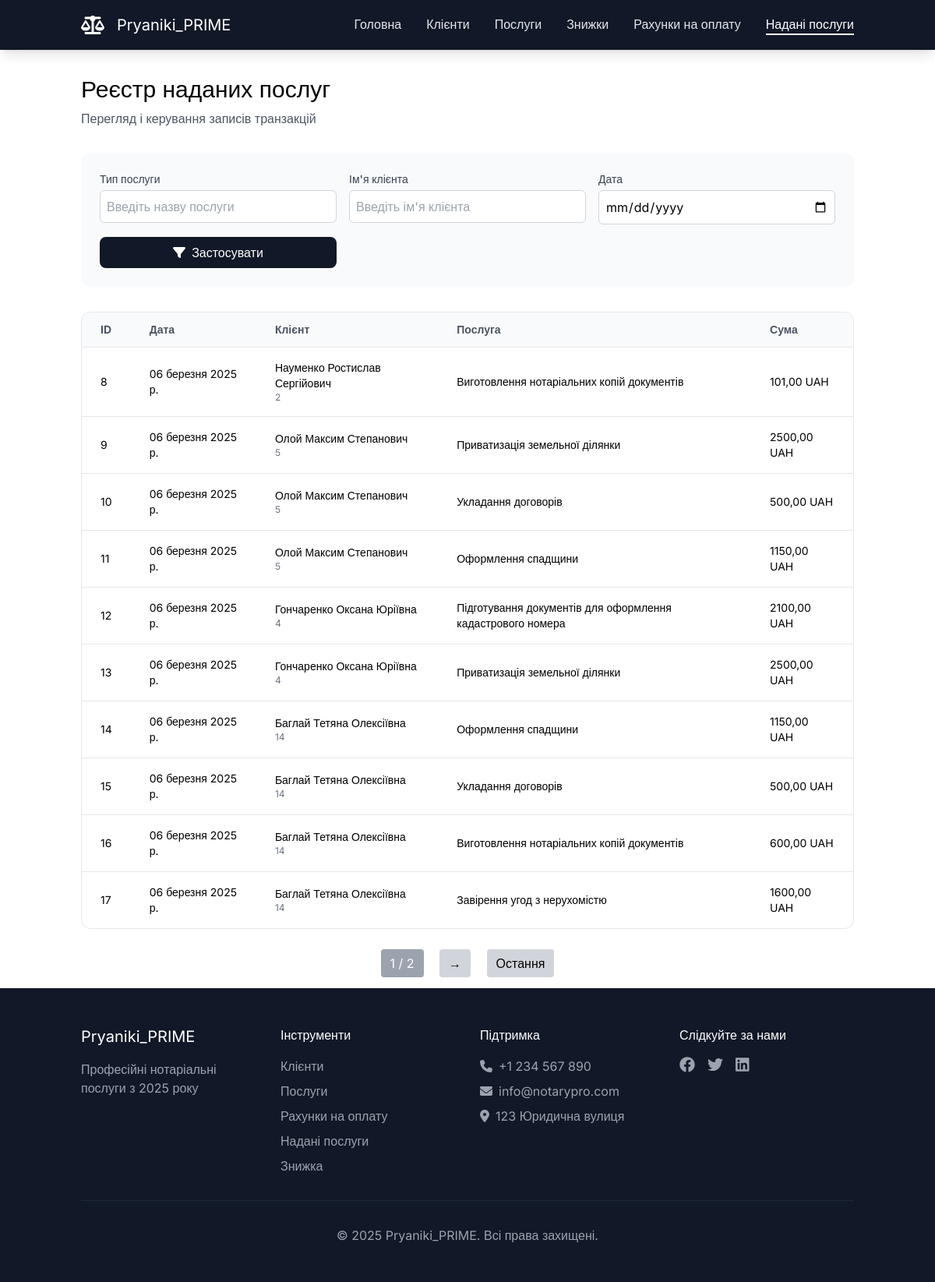
Page /provided_services (signed in) on the committed database.
### RealAgency/models.py (models this page shows)
class ProvidedService(models.Model):
    invoice = models.ForeignKey(Invoice, on_delete=models.CASCADE)
    service = models.ForeignKey(Service, on_delete=models.CASCADE)
    amount = models.IntegerField()
    price = models.DecimalField(max_digits=19, decimal_places=2)
    pdv = models.IntegerField()
    total_no_pdv = models.DecimalField(max_digits=19, decimal_places=2)
    total_pdv = models.DecimalField(max_digits=19, decimal_places=2)

class Invoice(models.Model):
    client = models.ForeignKey(Client, on_delete=models.CASCADE)
    date = models.DateField()
    code = models.CharField(max_length=255)
    invoice_file_path = models.CharField(max_length=255)
    commission = models.IntegerField()
    discount = models.IntegerField()
    pdv = models.IntegerField()
    commission_amount_no_pdv = models.DecimalField(max_digits=19, decimal_places=2)
    services_total_no_pdv = models.DecimalField(max_digits=19, decimal_places=2)
    total_no_pdv = models.DecimalField(max_digits=19, decimal_places=2)
    total_pdv = models.DecimalField(max_digits=19, decimal_places=2)

class Client(models.Model):
    client_type = models.ForeignKey(ClientType, on_delete=models.CASCADE)
    name = models.CharField(max_length=255)
    address = models.CharField(max_length=255)
    phone = models.CharField(max_length=255)
    email = models.CharField(max_length=255)
    passport_id = models.CharField(max_length=255, null=True, blank=True)
    iin = models.CharField(max_length=255, null=True, blank=True)
    edrpou = models.CharField(max_length=255, null=True, blank=True)

class Service(models.Model):
    name = models.CharField(max_length=255)
    description = models.CharField(max_length=255)
    unit = models.CharField(max_length=255)
    price = models.DecimalField(max_digits=19, decimal_places=2)

### RealAgency/views.py (the view)
        def _wrapped_view(request, *args, **kwargs):
            if not request.user.is_authenticated:
                return redirect('login')
            if not any(group.name in roles for group in request.user.groups.all()):
                raise PermissionDenied("You are not permitted to perform this action.")
            return view_func(request, *args, **kwargs)

### RealAgency/views.py (called while the page is built)
def role_required(roles):
    def decorator(view_func):
        def _wrapped_view(request, *args, **kwargs):
            if not request.user.is_authenticated:
                return redirect('login')
            if not any(group.name in roles for group in request.user.groups.all()):
                raise PermissionDenied("You are not permitted to perform this action.")
            return view_func(request, *args, **kwargs)
        return _wrapped_view
    return decorator

@role_required(['Manager', 'Notary'])
def provided_services(request):
    provided_services_list = ProvidedService.objects.all().order_by('id')
    paginator = Paginator(provided_services_list, 10)
    page_number = request.GET.get('page')
    page_obj = paginator.get_page(page_number)
    return render(request, 'provided_services/main.html', {'provided_services': page_obj})

### templates/provided_services/main.html (shortened to what this page needs)
{% extends "base.html" %}
{% block content %}
    <main id="main" class="pt-24">
        <div class="container mx-auto px-4">
            <div id="page-header" class="mb-8">
                <h1 class="text-3xl mb-2">Реєстр наданих послуг</h1>
                <p class="text-neutral-600">Перегляд і керування записів транзакцій</p>
            </div>
            <div id="filters" class="bg-neutral-50 p-6 rounded-xl mb-8">
                <div class="grid grid-cols-3 gap-4">
                    <div class="relative">
                        <label for="service-search" class="block text-sm font-medium text-gray-700">Тип послуги</label>
                        <input type="text" id="service-search" class="mt-1 block w-full p-2 border border-gray-300 rounded-md"
                               placeholder="Введіть назву послуги">
                    </div>
                    <div class="relative">
                        <label for="client-search" class="block text-sm font-medium text-gray-700">Ім'я клієнта</label>
                        <input type="text" id="client-search" class="mt-1 block w-full p-2 border border-gray-300 rounded-md"
                               placeholder="Введіть ім'я клієнта">
                    </div>
                    <div>
                        <label for="date-filter" class="block text-sm font-medium text-gray-700">Дата</label>
                        <input type="date" id="date-filter" class="mt-1 block w-full p-2 border border-gray-300 rounded-md">
                    </div>
                    <div class="flex items-end">
                    <button id="apply-filters" class="w-full bg-neutral-900 text-white px-4 py-2 rounded-lg hover:bg-neutral-800">
                            <i class="fa-solid fa-filter mr-2"></i>Застосувати
                    </button>
                </div>
                </div>
            </div>
            <div id="transactions-table" class="bg-white rounded-xl border border-neutral-200 overflow-hidden">
                <table class="w-full">
                    <thead class="bg-neutral-50 border-b border-neutral-200">
                        <tr>
                            <th class="px-6 py-3 text-left text-sm text-neutral-600">ID</th>
                            <th class="px-6 py-3 text-left text-sm text-neutral-600">Дата</th>
                            <th class="px-6 py-3 text-left text-sm text-neutral-600">Клієнт</th>
                            <th class="px-6 py-3 text-left text-sm text-neutral-600">Послуга</th>
                            <th class="px-6 py-3 text-left text-sm text-neutral-600">Сума</th>
                        </tr>
                    </thead>
                    <tbody class="divide-y divide-neutral-200">
                        {% for provided_service in provided_services %}
                        <tr class="hover:bg-neutral-50">
                            <td class="px-6 py-4 text-sm"> {{ provided_service.id }} </td>
                            <td class="px-6 py-4 text-sm"> {{ provided_service.invoice.date }}</td>
                            <td class="px-6 py-4">
                                <div class="flex items-center">
                                    <div>
                                        <div class="text-sm">{{ provided_service.invoice.client.name }}</div>
                                        <div class="text-xs text-neutral-500">{{ provided_service.invoice.client.id }}</div>
                                    </div>
                                </div>
                            </td>
                            <td class="px-6 py-4 text-sm">{{ provided_service.service.name }}</td>
                            <td class="px-6 py-4 text-sm">{{ provided_service.price }} UAH</td>
                        </tr>
                        {% endfor %}
                    </tbody>
                </table>
            </div>
            <div class="flex justify-center mt-8">
                <div class="pagination">
                    <span class="px-3 py-2 bg-gray-400 text-white rounded mx-2">{{ provided_services.number }} / {{ provided_services.paginator.num_pages }}</span>
                    {% if provided_services.has_next %}
                        <a href="?page={{ provided_services.next_page_number }}" class="px-3 py-2 bg-gray-300 rounded mx-2">→</a>
                        <a href="?page={{ provided_services.paginator.num_pages }}" class="px-3 py-2 bg-gray-300 rounded mx-2">Остання</a>
                    {% endif %}
                </div>
            </div>
        </div>
    </main>
{% endblock %}

### templates/base.html (style rules this page uses)
* { font-family: "Inter", sans-serif; }

### rows in the picture
ProvidedService: id "8", invoice "06 березня 2025 р.", invoice.client.name "Науменко Ростислав Сергійович", invoice.client.id "2", service.name "Виготовлення нотаріальних копій документів", price "101,00"
ProvidedService: id "9", invoice "06 березня 2025 р.", invoice.client.name "Олой Максим Степанович", invoice.client.id "5", service.name "Приватизація земельної ділянки", price "2500,00"
ProvidedService: id "10", invoice "06 березня 2025 р.", invoice.client.name "Олой Максим Степанович", invoice.client.id "5", service.name "Укладання договорів", price "500,00"
ProvidedService: id "11", invoice "06 березня 2025 р.", invoice.client.name "Олой Максим Степанович", invoice.client.id "5", service.name "Оформлення спадщини", price "1150,00"
ProvidedService: id "12", invoice "06 березня 2025 р.", invoice.client.name "Гончаренко Оксана Юріївна", invoice.client.id "4", service.name "Підготування документів для оформлення кадастрового номера", price "2100,00"
ProvidedService: id "13", invoice "06 березня 2025 р.", invoice.client.name "Гончаренко Оксана Юріївна", invoice.client.id "4", service.name "Приватизація земельної ділянки", price "2500,00"
ProvidedService: id "14", invoice "06 березня 2025 р.", invoice.client.name "Баглай Тетяна Олексіївна", invoice.client.id "14", service.name "Оформлення спадщини", price "1150,00"
ProvidedService: id "15", invoice "06 березня 2025 р.", invoice.client.name "Баглай Тетяна Олексіївна", invoice.client.id "14", service.name "Укладання договорів", price "500,00"
ProvidedService: id "16", invoice "06 березня 2025 р.", invoice.client.name "Баглай Тетяна Олексіївна", invoice.client.id "14", service.name "Виготовлення нотаріальних копій документів", price "600,00"
ProvidedService: id "17", invoice "06 березня 2025 р.", invoice.client.name "Баглай Тетяна Олексіївна", invoice.client.id "14", service.name "Завірення угод з нерухомістю", price "1600,00"

### other values in the picture
{{ provided_services.number }} "1"
{{ provided_services.paginator.num_pages }} "2"
